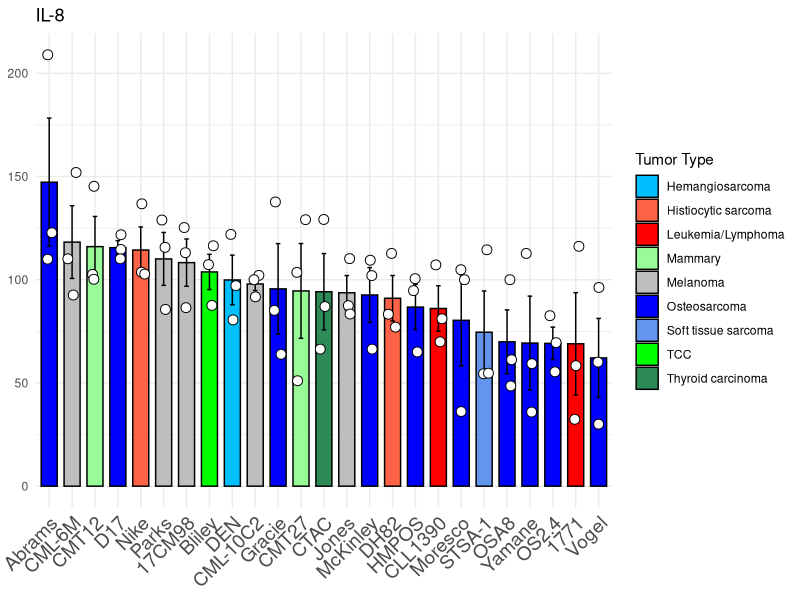

Write R code to recreate this figure.
library(tidyr)
library(dplyr)
library(ggplot2)

# Step 1: Read and tidy the data.
# Read the CSV file; check.names = FALSE preserves original column names.
df <- read.csv("tumortype.csv", check.names = FALSE)

# Clean the TumorType column by trimming whitespace
df$Tumor.type <- trimws(df$Tumor.type)

# Rename columns for easier reference. (Assuming the first column is "Cell line" and tumor type is "Tumor.type".)
df <- df %>%
  rename(Cell_line = `Cell line`,
         TumorType = `Tumor.type`)

# Pivot the Dog columns into long format.
df_tidy <- df %>%
  pivot_longer(
    cols = starts_with("Dog"),  # picks up "Dog 1", "Dog 2", "Dog 3"
    names_to = "Dog",           # creates a new column for the dog identifier
    values_to = "Value"         # creates a new column for the measurement
  )

# Step 2: Filter for a single cytokine, e.g., "IL.8"
df_cytokine <- df_tidy %>%
  filter(Cytokine == "IL.8")


# Summarize the data by Cell_line and TumorType: compute the mean and standard error (SEM)
summary_df <- df_cytokine %>%
  group_by(Cell_line, TumorType) %>%
  summarise(
    mean_value = mean(Value, na.rm = TRUE),
    se = sd(Value, na.rm = TRUE) / sqrt(n()),
    .groups = "drop"
  )

# Order the Cell_line factor by descending mean_value
summary_df <- summary_df %>%
  arrange(desc(mean_value)) %>%
  mutate(Cell_line = factor(Cell_line, levels = unique(Cell_line)))

# Create the bar graph with error bars and overlay individual points for the three values
ggplot(summary_df, aes(x = Cell_line, y = mean_value, fill = TumorType)) +
  geom_bar(stat = "identity", color = "black", width = 0.7) +
  geom_errorbar(aes(ymin = mean_value - se, ymax = mean_value + se), width = 0.2) +
  # Overlay the individual data points using the original data for IL.8
  geom_jitter(data = df_cytokine, 
              aes(x = Cell_line, y = Value),
              width = 0.2, height = 0, shape = 21, size = 3, 
              fill = "white", color = "black") +
  scale_fill_manual(values = c(
    "Osteosarcoma"        = "blue",
    "Leukemia/Lymphoma"   = "red",
    "Melanoma"            = "gray",
    "TCC"                 = "green",
    "Mammary"             = "palegreen",
    "Thyroid carcinoma"   = "seagreen",
    "Hemangiosarcoma"     = "deepskyblue",
    "Histiocytic sarcoma" = "tomato1",
    "Soft tissue sarcoma" = "cornflowerblue"
  )) +
  labs(title = "IL-8",
    fill = "Tumor Type"
  ) +
  theme_minimal() +
  theme(axis.title.x = element_blank(),  # Remove x-axis title
         axis.title.y = element_blank(),  # Remove y-axis title
    axis.text.x = element_text(angle = 45, hjust = 1, size = 14))
